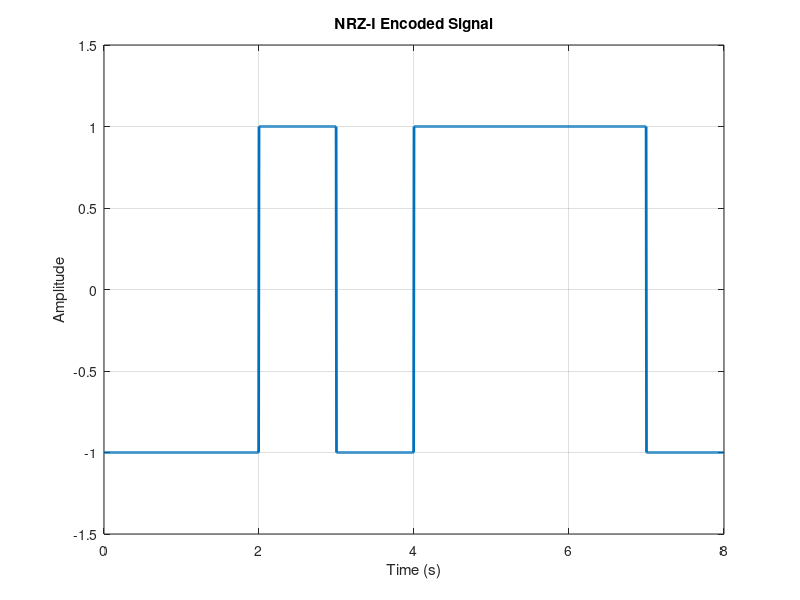

MATLAB code to generate this figure:
% NRZ-I Encoding and Decoding

% Input parameters
bits = [1 0 1 1 1 0 0 1]; % Binary sequence
bitrate = 1; % Bits per second
n = 200; % Samples per bit

% Derived parameters
T = length(bits); % Total time in seconds
N = n * length(bits); % Total number of samples
dt = T / N; % Time step
t = 0:dt:(T-dt); % Time vector
x = zeros(1, length(t)); % Encoded signal

% NRZ-I Encoding
lastbit = 1; % Initial polarity
for i = 1:length(bits)
    start_idx = (i-1)*n + 1;
    end_idx = i*n;
    if bits(i) == 1
        lastbit = -lastbit; % Toggle polarity for '1'
    end
    x(start_idx:end_idx) = lastbit; % Assign the signal
end

% Plot the encoded signal
figure;
plot(t, x, 'LineWidth', 2);
grid on;
xlabel('Time (s)');
ylabel('Amplitude');
title('NRZ-I Encoded Signal');
ylim([-1.5, 1.5]);

% NRZ-I Decoding
counter = 0; % To track bit period
lastbit = 1; % Initial polarity
decoded_bits = []; % Array to store decoded bits

for i = 1:length(t)
    if t(i) >= counter
        counter = counter + 1; % Move to the next bit period
        if x(i) == lastbit
            decoded_bits = [decoded_bits, 1]; % No polarity change: '1'
        else
            decoded_bits = [decoded_bits, 0]; % Polarity change: '0'
            lastbit = -lastbit; % Update polarity
        end
    end
end

% Display decoded bits
disp('NRZ-I Decoding:');
disp(decoded_bits);
